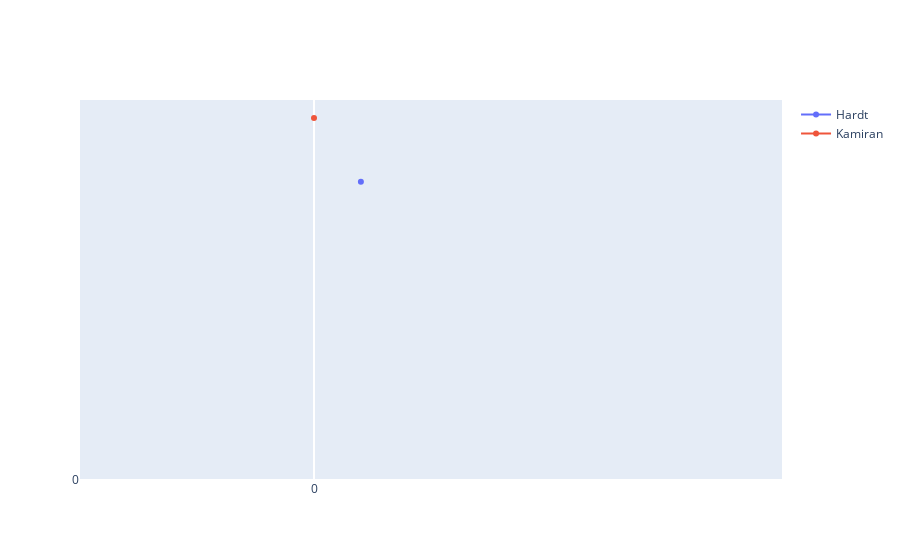

Notebook cell for this chart:
### Markdown cell above
## Visualise outcomes

### Code cell
import plotly.graph_objects as go
import numpy as np

fig = go.Figure()
fig.add_trace(go.Scatter(x=[hardt_results['eo']], y=[hardt_results['accuracy']], name='Hardt'))
fig.add_trace(go.Scatter(x=[kamiran_results['eo']], y=[kamiran_results['accuracy']], name='Kamiran'))

fig['layout']['yaxis'].update(title='', range=[0, 1.05], dtick=5, autorange=False)
fig['layout']['xaxis'].update(title='', range=[-.05, 0.1], dtick=5, autorange=False)

fig.show()

### Figure 1 — Plotly figure (JSON) as saved in the notebook; plotly's stock layout.template omitted (floating-point values rounded to 4 significant figures)
{"data": [{"name": "Hardt", "type": "scatter", "x": [0.01002], "y": [0.8239]}, {"name": "Kamiran", "type": "scatter", "x": [0], "y": [1]}], "layout": {"xaxis": {"autorange": false, "dtick": 5, "range": [-0.05, 0.1], "title": {"text": ""}}, "yaxis": {"autorange": false, "dtick": 5, "range": [0, 1.05], "title": {"text": ""}}}}
